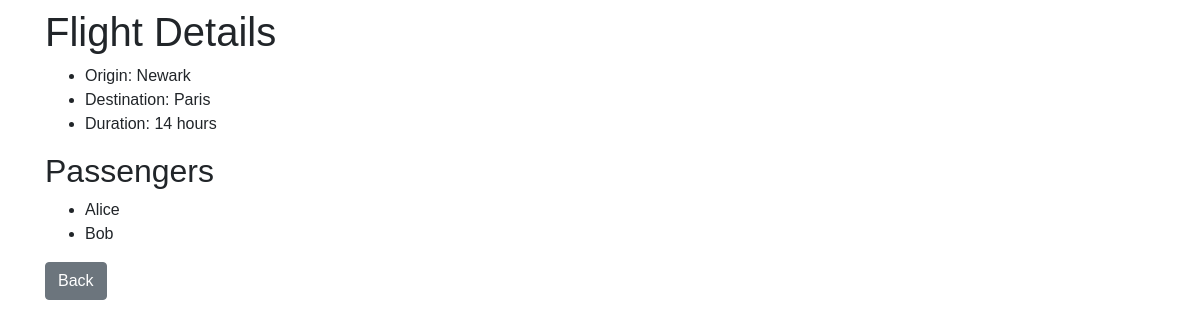
Page /flights/1 on the earlier database version.
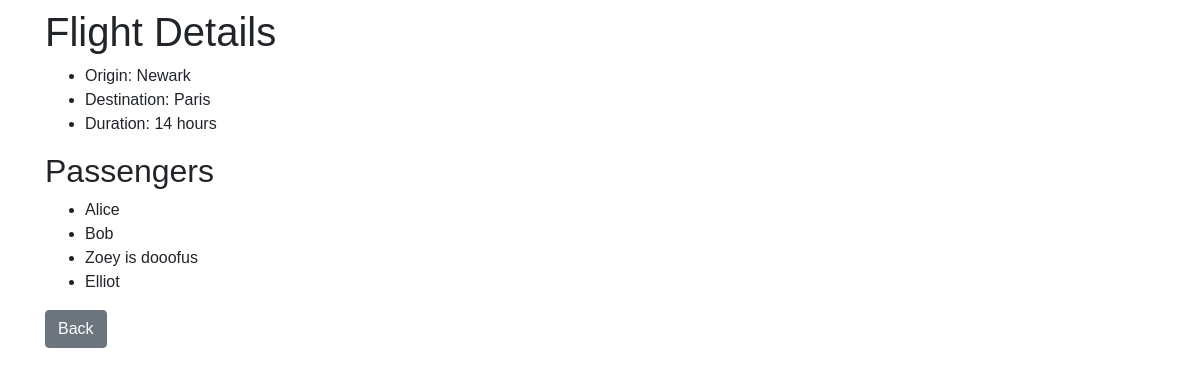
Same page on the later database version.
### tables this page shows
CREATE TABLE flights (
	id INTEGER PRIMARY KEY, 
	origin VARCHAR NOT NULL,	
	destination VARCHAR NOT NULL, 
	duration INTEGER NOT NULL
);

CREATE TABLE passengers (
	id INTEGER PRIMARY KEY, 
	name VARCHAR NOT NULL,	
	flight_id INTEGER REFERENCES flights
);

### ChrisAirlines.py (the view)
@app.route("/flights/<int:flight_id>")
def flight(flight_id):
    flight = db.execute("SELECT * FROM flights WHERE id = :id", {"id": flight_id}).fetchone()
    if flight is None:
        return render_template("index8.html", message="No such flight.")
    passengers = db.execute("SELECT name FROM passengers WHERE flight_id = :fi", {"fi": flight_id}).fetchall()
    return render_template("index11.html", flight=flight, passengers=passengers)

### templates/index11.html (shortened to what this page needs)
{% extends "layout.html" %}
{% block body %}
    <h1> Flight Details </h1>
    <ul>
        <li>Origin: {{ flight.origin }}</li>
        <li>Destination: {{flight.destination }}</li>
        <li>Duration: {{flight.duration}} hours</li>
    </ul>
    <h2>Passengers</h2>
    <ul>
        {% for passenger in passengers %}
            <li>{{ passenger.name }}</li>
        {% else %}
            <li>No passengers.</li>
        {% endfor %}
    </ul>
    <form action="{{ url_for('index') }}">
        <div class=form-group">
                <button class="btn btn-secondary">Back</button>
        </div>
    </form>
{% endblock %}

### templates/layout.html (shortened to what this page needs)
<!DOCTYPE html>
<html lang="en">
    <head>
        <link rel="stylesheet" href="https://maxcdn.bootstrapcdn.com/bootstrap/4.0.0-beta.3/css/bootstrap.min.css"
>
    </head>
    <body>
        <div class = "container">
            {% block body %}
            {% endblock %}
        </div>
    </body>
</html>

Differences in the rows shown:
added passengers: name "Zoey is dooofus"
added passengers: name "Elliot"
